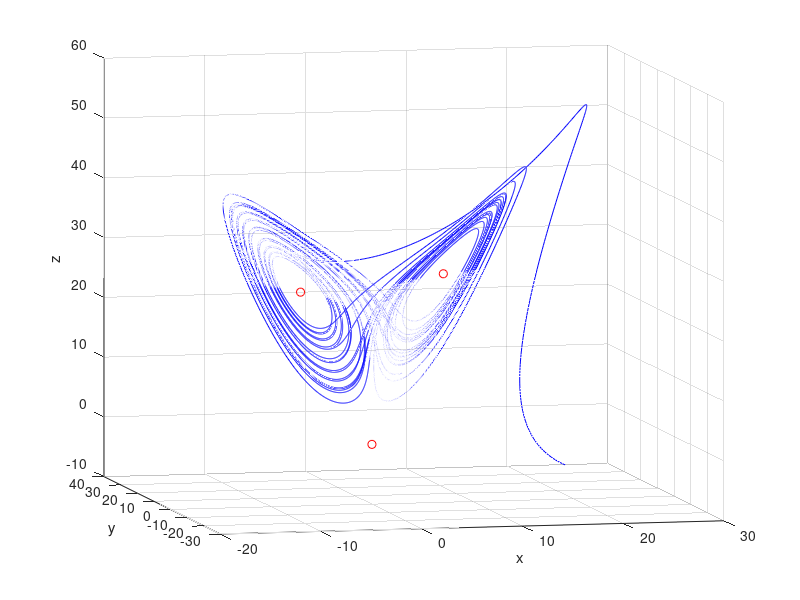

This chart was generated by the following MATLAB code:
sigma=10;r=28;b=8/3;
f=@(t,x) [sigma*(x(2)-x(1)); r*x(1)-x(2)-x(1)*x(3); x(1)*x(2)-b*x(3)];
T=30;N=30000;dt=T/N;
x=[20;5;-5];
for i=1:N
  x(:,i+1)=x(:,i)+dt*f(i*dt,x(:,i));             % Forward Euler step
  if mod(i,100)==0                               % plot only every 100th
    plot3(x(1,:),x(2,:),x(3,:),'-b');            % for animation speed
    axis([-20 30 -30 40 -10 60]); view([-13,8]);
    xlabel('x'); ylabel('y'); zlabel('z');
    grid on
    pause
  end  
end
hold on
xf=sqrt(b*(r-1)); yf=sqrt(b*(r-1)); zf=r-1;
plot3(xf,yf,zf,'or'); plot3(-xf,-yf,zf,'or');    % plot fixed points
plot3(0,0,0,'or'); 
hold off